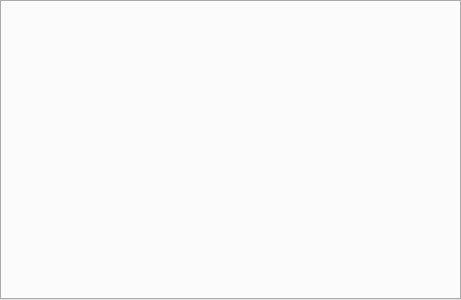
<?xml version="1.0" encoding="UTF-8"?>
<ui version="4.0">
 <class>CDialogPrivateMessages</class>
 <widget class="QDialog" name="DialogPrivateMessages">
  <property name="geometry">
   <rect>
    <x>0</x>
    <y>0</y>
    <width>461</width>
    <height>300</height>
   </rect>
  </property>
  <property name="minimumSize">
   <size>
    <width>461</width>
    <height>300</height>
   </size>
  </property>
  <property name="windowTitle">
   <string>Private Messages</string>
  </property>
  <property name="windowIcon">
   <iconset resource="../Resource.qrc">
    <normaloff>:/Resource/Chat/ChatWelcome.png</normaloff>:/Resource/Chat/ChatWelcome.png</iconset>
  </property>
  <layout class="QVBoxLayout" name="verticalLayoutPrivateMessages">
   <property name="spacing">
    <number>0</number>
   </property>
   <property name="margin">
    <number>0</number>
   </property>
   <item>
    <widget class="QTabWidget" name="tabWidgetPrivateMessages">
     <property name="sizePolicy">
      <sizepolicy hsizetype="Expanding" vsizetype="Expanding">
       <horstretch>0</horstretch>
       <verstretch>0</verstretch>
      </sizepolicy>
     </property>
     <property name="tabsClosable">
      <bool>true</bool>
     </property>
    </widget>
   </item>
   <item>
    <widget class="QFrame" name="frameMessageInput">
     <property name="frameShape">
      <enum>QFrame::NoFrame</enum>
     </property>
     <property name="frameShadow">
      <enum>QFrame::Plain</enum>
     </property>
     <layout class="QHBoxLayout" name="horizontalLayoutChatInput">
      <property name="spacing">
       <number>0</number>
      </property>
      <property name="margin">
       <number>0</number>
      </property>
     </layout>
    </widget>
   </item>
  </layout>
 </widget>
 <resources>
  <include location="../Resource.qrc"/>
 </resources>
 <connections/>
</ui>
